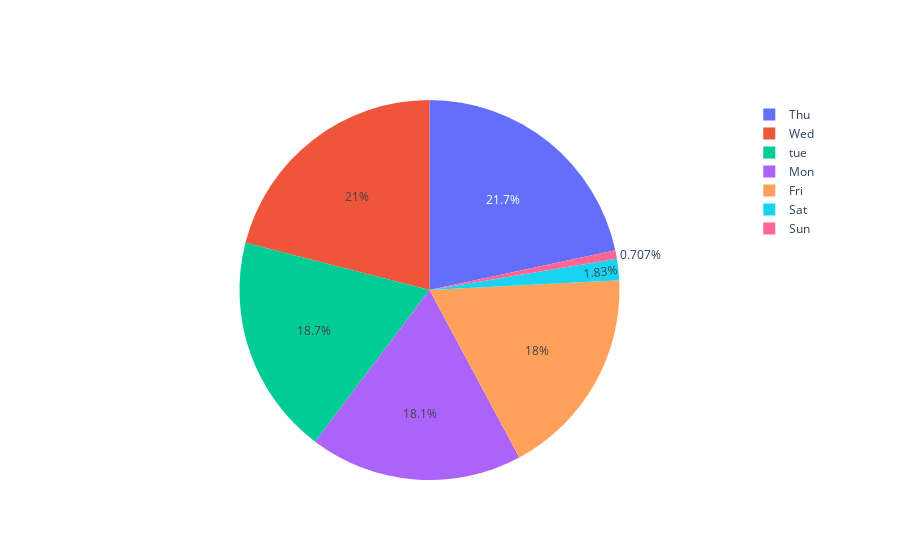

Notebook code for this chart:
### Code cell
import plotly.graph_objects as go

labels = ['Fri','Mon','Sat','Sun','Thu','tue','Wed']
values = [610, 615, 62, 24,735,635,713]

# pull is given as a fraction of the pie radius
fig = go.Figure(data=[go.Pie(labels=labels, values=values )])
fig.show()

### Figure 1 — Plotly figure (JSON) as saved in the notebook; plotly's stock layout.template omitted (floating-point values rounded to 4 significant figures)
{"data": [{"labels": ["Fri", "Mon", "Sat", "Sun", "Thu", "tue", "Wed"], "type": "pie", "values": [610, 615, 62, 24, 735, 635, 713]}], "layout": {}}
